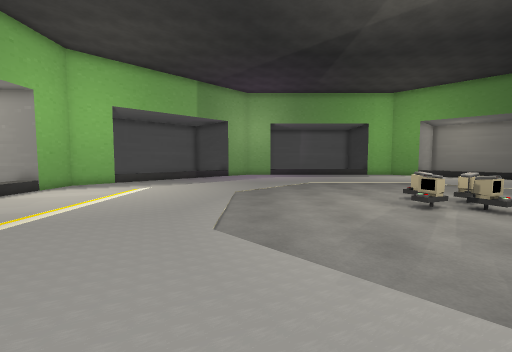
View 1 (above)

16 first-person views from a walk through a Unity game level. The camera is 1.4 m above the floor, tilts 4° down and sees 90° across. The floor is counted in squares, 1 m on a side. Each view is taken from the middle of a square. On the plan, view 1 faces up. The plan holds only what a view shows up to about 13 squares ahead; the rest is blank. The place goes on beyond the plan. The player is left out. Some animated figures are not drawn.

View 2
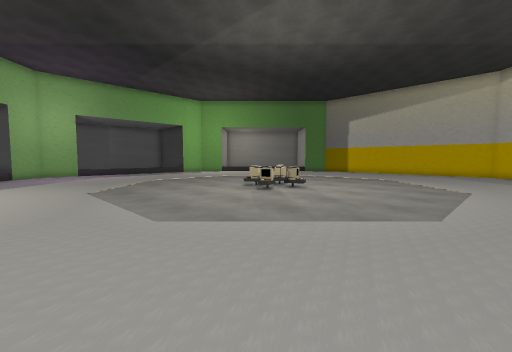

View 3
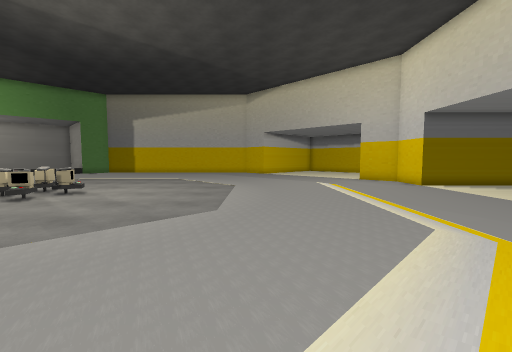

View 4
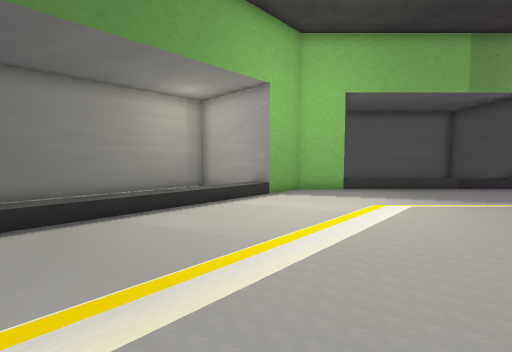

View 5
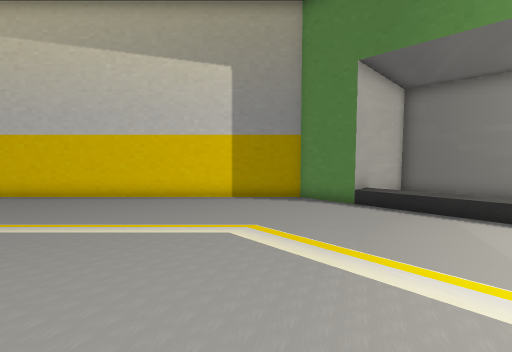

View 6
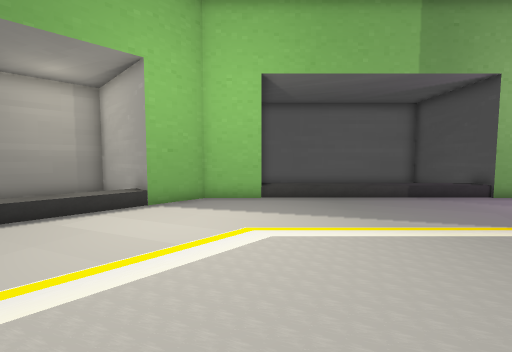

View 7
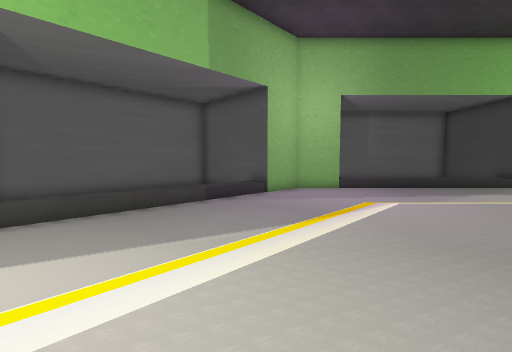

View 8
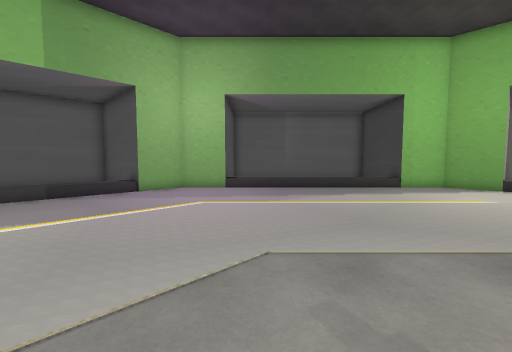

View 9
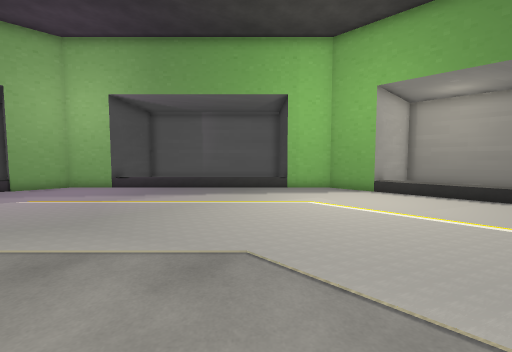

View 10
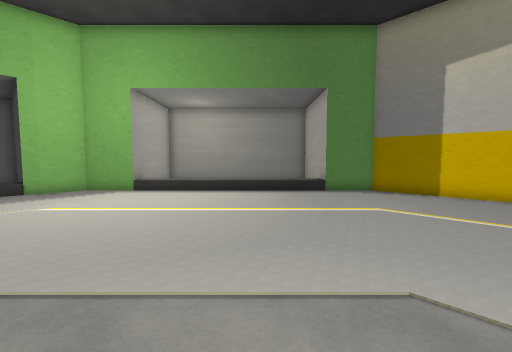

View 11
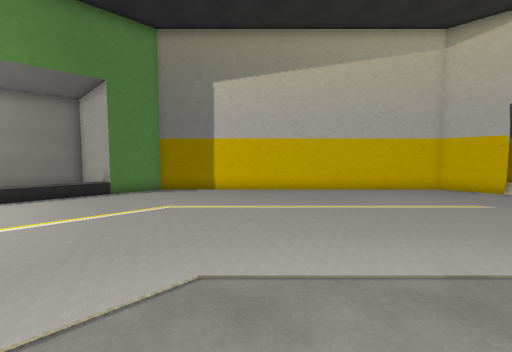

View 12
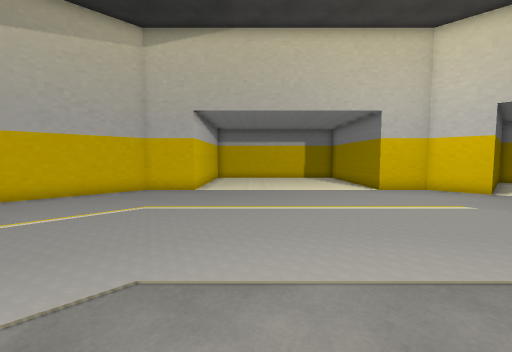

View 13
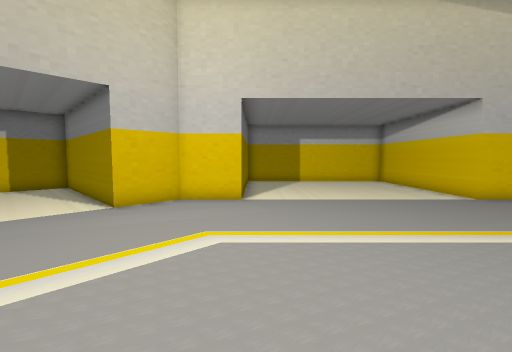

View 14
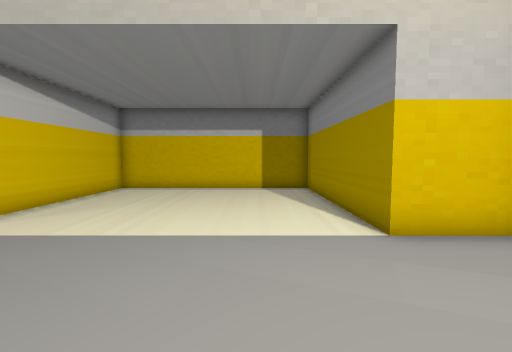

View 15
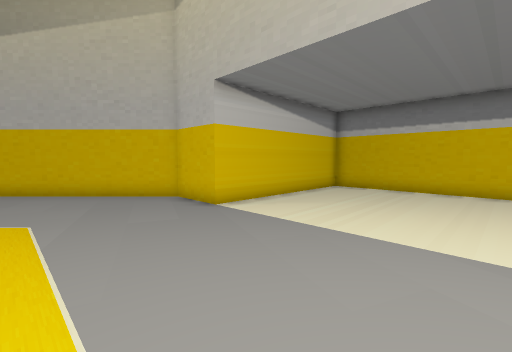

View 16
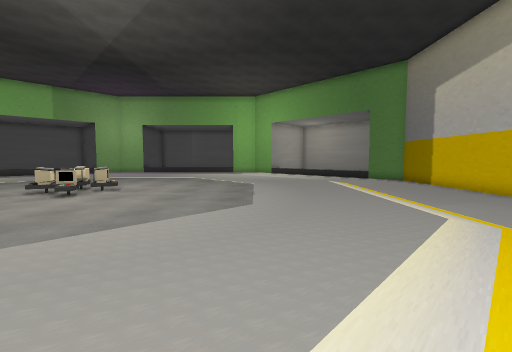

### Floor plan
Key: @ floor where view 1 was taken; # wall or solid block; . main floor; : floor 0.25 m higher than the main floor; + floor 0.5 m higher than the main floor; / step, stairs or slope; O other object.
Columns run from 16 left of view 1 to 26 right of it. Each row starts with its distance up from view 1.
 24             ####.............####
 23             .##...............##/
 22            .O................../O/
 21           .O..................../O/
 20          .O....................../O
 19         .O.......:::::::::::....../O/
 18        .O.......:::::::::::::....../O/
 17        O.......:::::::::::::::....../O#
 16       #.......:::::::::::::::::.......#
 15      ##......:::::::::::::::::::......##
 14      #......:::::::::::::::::::::......#
 13 ######.....:::::::::::::::::::::::.....#
 12 #    +.....:::::::::::::::::::::::.....#
 11 #   .+.....:::::::::::::::::::::::.....#
 10 #   .+.....:::::::::::::::::::::::.....#
  9 #   .+.....:::::::::::O:::::::::::.....#
  8 #   .+.....::::::::::OOO::::::::::.....#
  7 #   .+.....::::::::::OOO::::::::::.....#
  6 #   .+.....:::::::::::::::::::::::.....#
  5 #   .+.....:::::::::::::::::::::::.....#
  4 #   .+.....:::::::::::::::::::::::.....#
  3 ######.....:::::::::::::::::::::::.....#
  2      #......:::::::::::::::::::::......#
  1      #.......:::::::::::::::::::.......#
  0      ##.......::@::::::::::::::.......##
 -1       ##.......:::::::::::::::.......##
 -2        ##.......:::::::::::::.........##
 -3         ##.......:::::::::::...........##
 -4          ##....  .:::::::::.............##
 -5           ##...   .......................##
 -6            ##..    .......................#
 -7             ##.   ........................#
 -8              ##  .............##.........##
 -9                 ##.........######.......##
-10                  #.........#    ##.....##
-11                  #.........#     ##...##
-12                  #.........#      ##.##

Where each view was taken, in squares from view 1:
view 1: 0 up, 0 right, facing up
view 2: 0 up, 3 left, facing up-right
view 3: 0 up, 3 left, facing right
view 4: 4 up, 3 left, facing up-left
view 5: 7 up, 2 left, facing down-left
view 6: 9 up, 2 left, facing up-left
view 7: 11 up, 3 left, facing up
view 8: 11 up, 3 right, facing up
view 9: 11 up, 9 right, facing up
view 10: 10 up, 10 right, facing up-right
view 11: 10 up, 10 right, facing right
view 12: 6 up, 10 right, facing down-right
view 13: 1 up, 10 right, facing down
view 14: 2 down, 13 right, facing down-right
view 15: 2 down, 13 right, facing right
view 16: 2 down, 13 right, facing up
